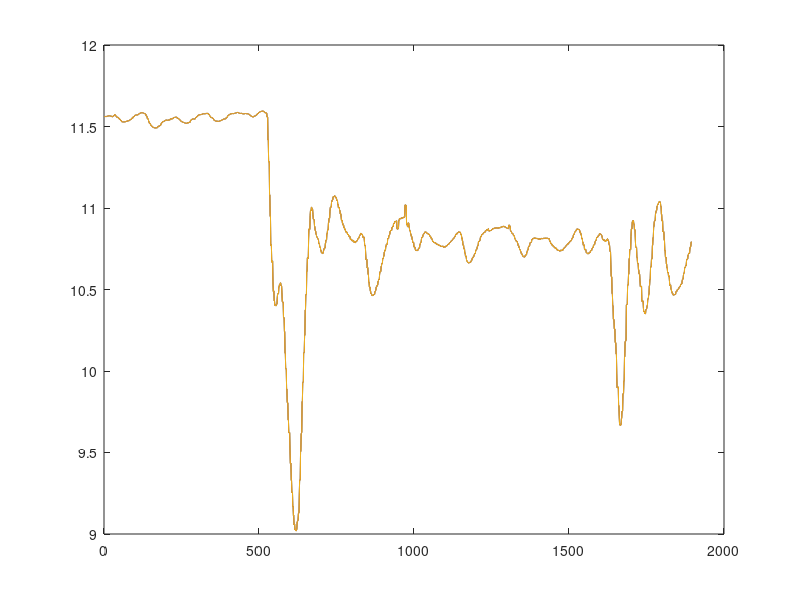
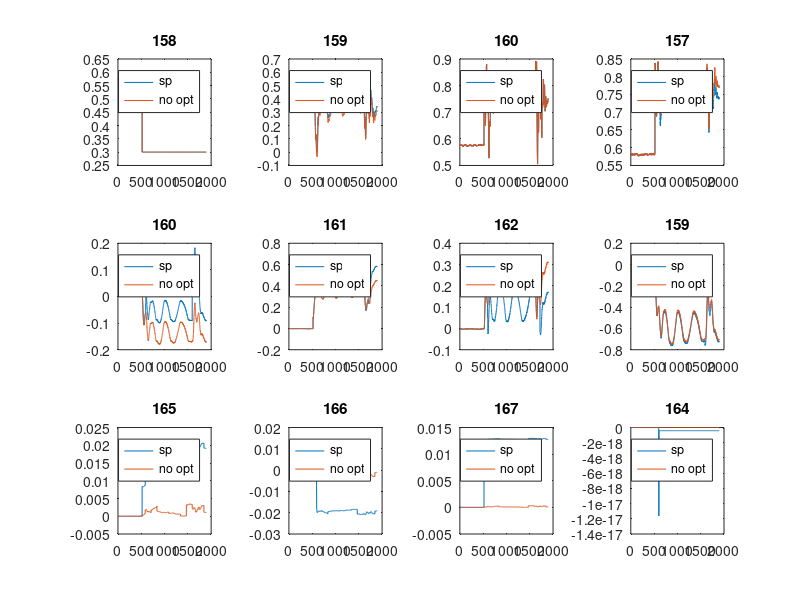

Write MATLAB code to recreate these figures, in order.
close all
clear all
clc

file = csvread('test_data/motor_failure_1/motor_failure_1.csv', 2, 0);

control_sp = file(:,1:6);
actuator_sp = file(:, 7:18);
airspeed = file(:, 19);
roll = file(:, 20);
pitch = file(:, 21);
control_allocated = file(:, 22:27);
control_allocated_no_opt = file(:, 28:33);
norm_control_sp = file(:, 34);
norm_control_allocated = file(:, 35);
norm_control_allocated_no_opt = file(:, 36);
actuator_sp_no_opt = file(:, 37:48);
yaw = file(:, 49);
fail_id = file(:, 50);
fail_val = file(:, 51);
% actuator_sp_original = file(:, 52:63);

fig_num = 0;
%% plot norm c_sp vs c_alloc
fig_num = fig_num + 1;
figure(fig_num)
plot(norm_control_sp)
hold on
plot(norm_control_allocated)
plot(norm_control_allocated_no_opt)

%% plot acts
fig_num = fig_num + 1;
figure(fig_num)
s = ["motor", "tilt", "control surface"];
for i = 1:12
    subplot(3, 4, i)
    plot(actuator_sp(:,i))
    hold on
    plot(actuator_sp_no_opt(:,i))
    legend('sp','no opt')
    title(s(ceil(i/4)) + int2str(rem(i, 4)))
end